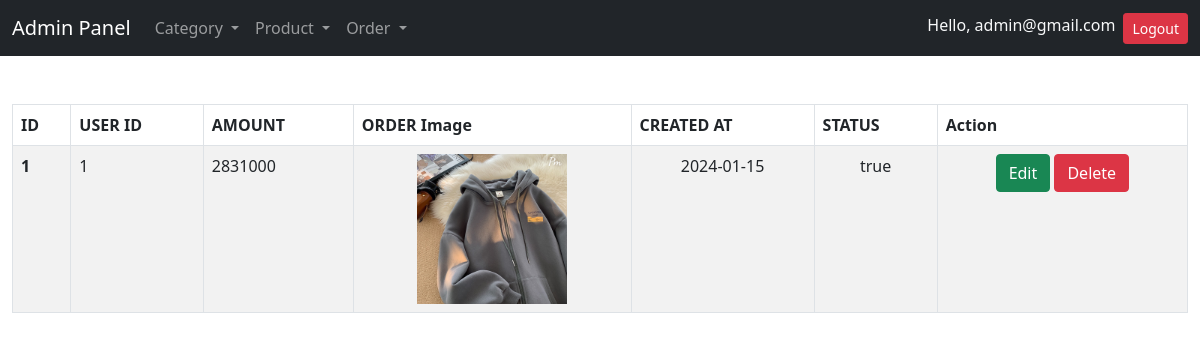
Screenshot of /admin/panel/order/managerOrder.php (signed in) with the database file from the repository.
### tables this page shows
CREATE TABLE `table_order` (
  `id` int NOT NULL AUTO_INCREMENT,
  `userId` int NOT NULL,
  `amount` int NOT NULL,
  `orderImage` text NOT NULL,
  `created_at` Date DEFAULT CURRENT_TIMESTAMP NOT NULL,
  `order_status` nvarchar(255) NOT NULL,
  PRIMARY KEY (`id`)
);

### admin/panel/includes/utils.php (called while the page is built, shortened)
<?php
class AdminUtils
{
    private  $conn;
    public function __construct()
    {
        $DB_NAME = "shop";
        $DB_USER = "root";
        $DB_PASS = "";
        $DB_HOST = "localhost";
        $this->conn = mysqli_connect($DB_HOST, $DB_USER, $DB_PASS, $DB_NAME);
    }
    function displayOrderData()
    {
        $query = "SELECT *  FROM  `table_order`
                  ORDER BY 	`table_order` .created_at DESC";
        $result = mysqli_query($this->conn, $query);
        if (!$result) {
            $response["code"] = "999";
            $response["status"] = "false";
            $response["msg"] = "no data";
            return $response;
        } else {
            return $result;
        }
    }
}

### admin/panel/order/managerOrder.php (the view, shortened to what this page needs)
<?php include("../includes/header.php"); ?>
<?php
include("../includes/utils.php");
$util = new AdminUtils();
$data = $util->displayOrderData();
?>
<main>
    <div class="container-fluid my-5">
        <div class="table-responsive">
            <table class="table table-bordered table-striped">
                <thead class="thead-dark">
                    <tr>
                        <th scope="col">ID</th>
                        <th scope="col">USER ID</th>
                        <th scope="col">AMOUNT</th>
                        <th scope="col">ORDER Image</th>
                        <th scope="col">CREATED AT</th>
                        <th scope="col">STATUS</th>
                        <th scope="col">Action</th>
                    </tr>
                </thead>
                <tbody>
                    <?php
                    while ($row = mysqli_fetch_assoc($data)) {
                    ?>
                        <tr>
                            <th scope="row"><?php echo $row['id'];  ?></th>
                            <td><?php echo $row['userId'];  ?></td>
                            <td><?php echo $row['amount'];  ?></td>
                            <td class="text-center"><img src="uploads/<?php echo $row['orderImage']; ?>" style="width: 150px;" height="100%" alt=""></td>
                            <td class="text-center"><?php echo $row['created_at'];  ?></td>
                            <td class="text-center"><?php echo $row['order_status'];  ?></td>
                            <td class="text-center">
                                <button data-toggle="modal" class="btn btn-success" data-target="#exampleModal<?php echo $row['id']; ?>">
                                    Edit
                                </button>
                                <a href="?status=delete&id=<?php echo $row['id'];  ?>" name="deleteCat" class=" btn btn-danger">
                                    Delete
                                </a>
                            </td>
                        </tr>
                    <?php  }  ?>
                </tbody>
            </table>
        </div>
    </div>
</main>
<?php include("../includes/footer.php"); ?>

### rows the page displays
table_order: id "1", userId "1", amount "2831000", orderImage (picture), created_at "2024-01-15", order_status "true"

### other values shown
$_SESSION['username'] "admin@gmail.com"
